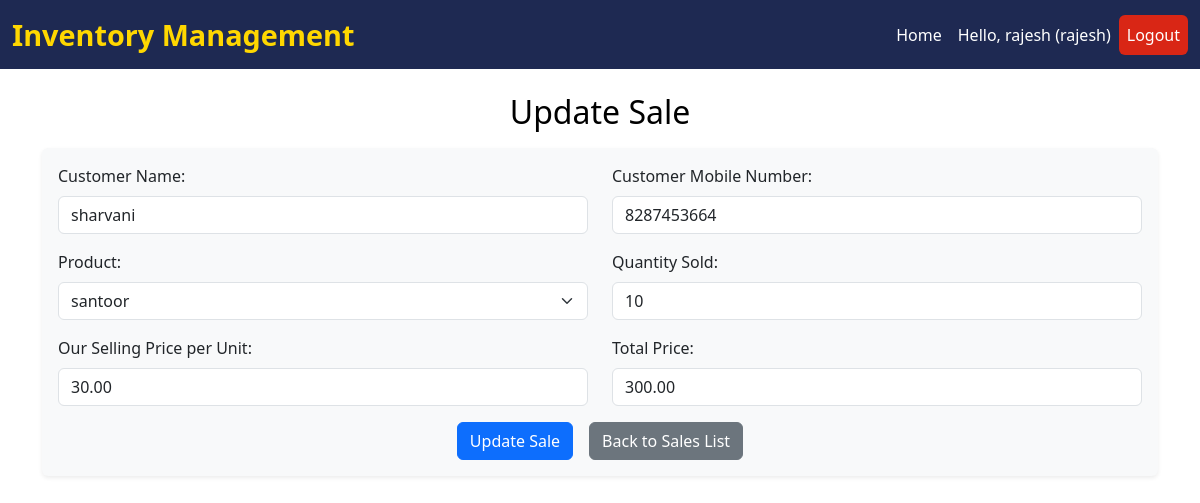
Page /sales/update/5/ (signed in) on the earlier database version.
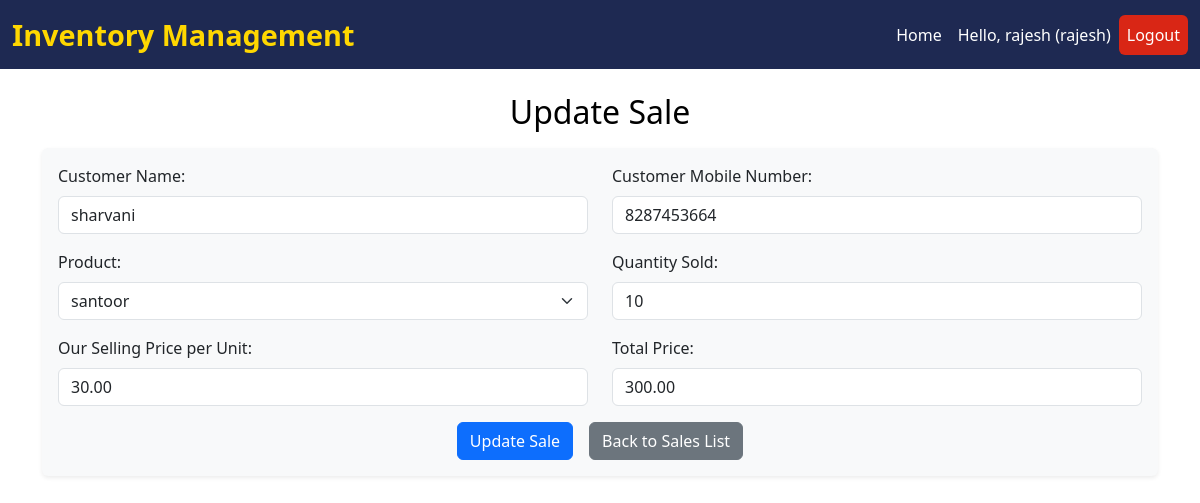
Same page on the later database version.
### stock_analysis/models.py (models this page shows, shortened)
class Sale(models.Model):
    supplier_product = models.ForeignKey(SupplierProduct, on_delete=models.CASCADE, null=True, blank=True)
    quantity_sold = models.IntegerField()
    our_selling_price_per_unit = models.DecimalField(default=0, max_digits=10, decimal_places=2, null=True, blank=True)
    total_price = models.DecimalField(max_digits=10, decimal_places=2, editable=False)
    profit = models.DecimalField(max_digits=10, decimal_places=2, editable=False)
    sale_date = models.DateTimeField(default=now)
    customer_name=models.CharField(max_length=100,default="Unknown Customers", blank=True, null=True)
    customer_mobile=models.CharField(max_length=15, blank=True, null=True)
    from decimal import Decimal

class SupplierProduct(models.Model):
    supplier = models.ForeignKey(Supplier, on_delete=models.CASCADE,null=True, blank=True)  # Link to Supplier
    name = models.CharField(max_length=100, default="Unknown Product")  # Default name
    category = models.CharField(max_length=50, blank=True, null=True)  # Product category
    selling_price_per_unit=models.DecimalField(default=0, max_digits=10, decimal_places=2, null=True, blank=True)
    stock_quantity = models.IntegerField(default=0)  # Current stock quantity
    cost_price = models.DecimalField(max_digits=10, decimal_places=2)  # Cost price per unit
    supplied_date = models.DateField(auto_now_add=True)  # Date of supply

class SellingPrice(models.Model):
    supplier_product = models.ForeignKey(SupplierProduct, on_delete=models.CASCADE,null=True, blank=True)
    our_selling_price_per_unit = models.DecimalField(max_digits=10, decimal_places=2)
    date_added = models.DateTimeField(auto_now_add=True)

### stock_analysis/sales_views.py (the view, shortened to what this page needs)
# urls.py: path("sales/update/<int:sale_id>/",login_required(sales_views.update_sale), name="update_sale"),
def update_sale(request, sale_id):
    sale = get_object_or_404(Sale, id=sale_id)
    supplier_products = SupplierProduct.objects.all()
    return render(request, "sales/update_sale.html", {"sale": sale, "supplier_products": supplier_products})

### stock_analysis/templates/sales/update_sale.html (shortened to what this page needs)
{% extends 'index.html' %}
{% block content %}
<div class="container mt-4">
    <h2 class="text-center mb-3" style="color: black">Update Sale</h2>
    <form method="POST" class="needs-validation shadow-sm p-3 bg-light rounded" novalidate>
        <div class="row mb-3">
            <div class="col-md-6">
                <label for="customer_name" class="form-label">Customer Name:</label>
                <input type="text" class="form-control" name="customer_name" id="customer_name"
                       value="{{ sale.customer_name }}" placeholder="Enter customer name" required>
            </div>
            <div class="col-md-6">
                <label for="customer_mobile" class="form-label">Customer Mobile Number:</label>
                <input type="tel" class="form-control" name="customer_mobile" id="customer_mobile"
                       value="{{ sale.customer_mobile }}" pattern="^[0-9]{10}$" placeholder="Enter customer mobile" required>
            </div>
        </div>
        <div class="row mb-3">
            <div class="col-md-6">
                <label for="product" class="form-label">Product:</label>
                <select class="form-select" name="supplier_product" id="product_select" required>
                    {% for product in supplier_products %}
                    <option value="{{ product.id }}"
                            data-supplier-price="{{ product.selling_price_per_unit }}"
                            data-our-price="{% if product.sellingprice_set.first %}{{ product.sellingprice_set.first.our_selling_price_per_unit }}{% else %}{{ product.selling_price_per_unit }}{% endif %}"
                            data-remaining-stock="{{ product.remaining_stock }}"
                            {% if sale.supplier_product.id == product.id %}selected{% endif %}>
                        {{ product.name }}
                    </option>
                    {% endfor %}
                </select>
            </div>
            <div class="col-md-6">
                <label for="quantity_sold" class="form-label">Quantity Sold:</label>
                <input type="number" class="form-control" name="quantity_sold" id="quantity_sold"
                       value="{{ sale.quantity_sold }}" min="1" placeholder="Enter quantity sold" required>
            </div>
        </div>
        <div class="row mb-3">
            <div class="col-md-6">
                <label for="our_selling_price_per_unit" class="form-label">Our Selling Price per Unit:</label>
                <input type="number" step="0.01" class="form-control" name="our_selling_price_per_unit"
                       id="our_selling_price_per_unit" value="{{ sale.our_selling_price_per_unit }}" readonly>
            </div>
            <div class="col-md-6">
                <label for="total_price" class="form-label">Total Price:</label>
                <input type="text" id="total_price" class="form-control" value="{{ sale.total_price }}" readonly>
            </div>
        </div>
        <div class="d-flex justify-content-center gap-3 mt-3">
            <button type="submit" class="btn btn-primary">Update Sale</button>
            <a href="{% url 'sales_list' %}" class="btn btn-secondary">Back to Sales List</a>
        </div>
    </form>
</div>
{% endblock %}

Differences in the rows shown:
added SellingPrice: supplier_product "santoor"
